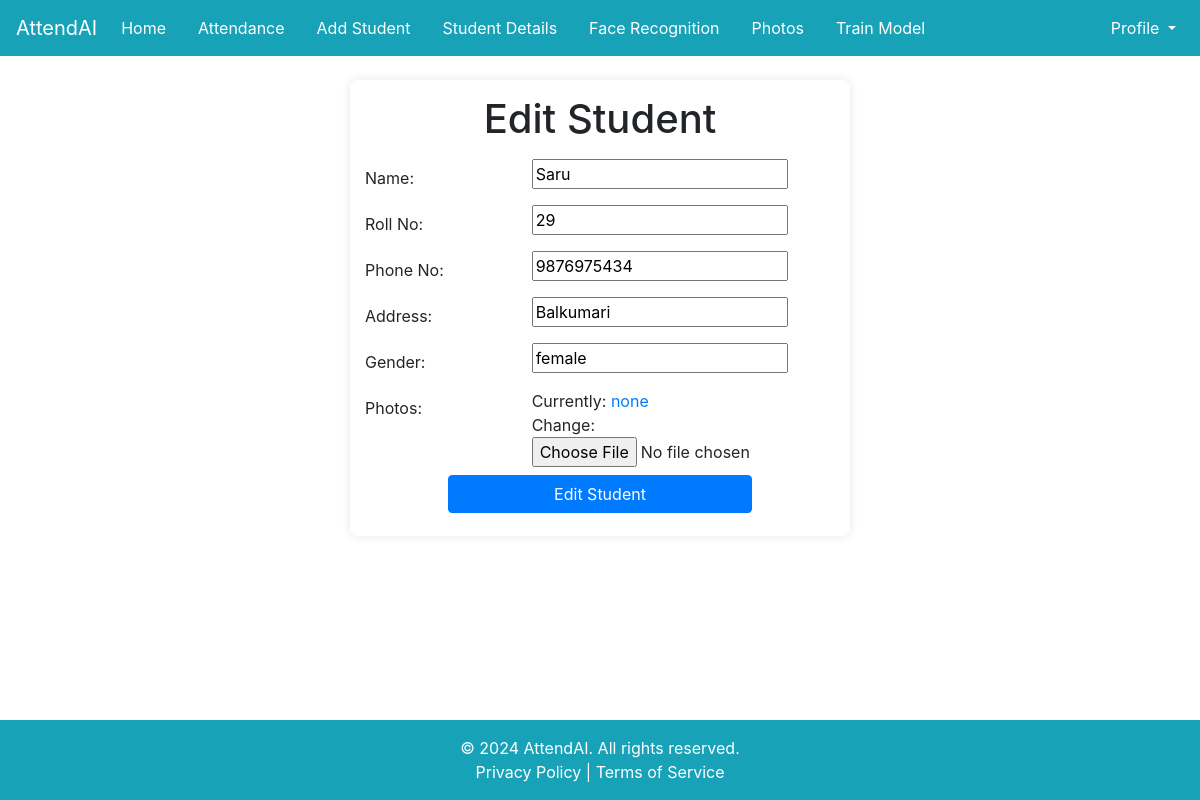
Screenshot of /edit/29/ with the database file from the repository.
### myapp/models.py (models this page shows)
class Student(models.Model):
    user = models.ForeignKey(User ,on_delete=models.SET_NULL,null=True, blank=True)
    name=models.CharField(max_length=70)
    rollno=models.IntegerField(unique=True)
    phoneno=models.IntegerField()
    address=models.CharField(max_length=100)
    gender=models.CharField(max_length=100)
    photo = models.ImageField(upload_to='student_photos/',default='none')
    is_present = models.BooleanField(default=False)

### myapp/views.py (the view)
# urls.py: path('edit/<int:rollno>/',views.edit, name='edit'),
def edit(request, rollno):
    obj = Student.objects.get(rollno=rollno)
    form = StudentRegistration(instance=obj)
    if request.method == 'POST':
        form = StudentRegistration(request.POST, instance=obj)
        if form.is_valid():
            form.save()
            return redirect('details')
    template_name = 'editstud.html'
    context = {'form': form}
    return render(request, template_name, context)

### myapp/forms.py
class StudentRegistration(forms.ModelForm):
    GENDER_CHOICES = [
        ('M', 'Male'),
        ('F', 'Female'),
    ]
    class Meta:
        model = Student
        fields = ['name', 'rollno', 'phoneno','address','gender','photo']

### templates/editstud.html (shortened to what this page needs)
    {% extends 'base.html' %}
    {% block content %}
    <div class="container-fluid center-form">
        <div class="form-container">
            <h1 class="text-center">Edit Student</h1>
            <form method="post" class="mt-3">
                <div class="form-group row">
                    <label for="id_name" class="col-sm-4 col-form-label">Name:</label>
                    <div class="col-sm-8">
                        {{ form.name }}
                    </div>
                </div>
                <div class="form-group row">
                    <label for="id_rollno" class="col-sm-4 col-form-label">Roll No:</label>
                    <div class="col-sm-8">
                        {{ form.rollno }}
                    </div>
                </div>
                <div class="form-group row">
                    <label for="id_phoneno" class="col-sm-4 col-form-label">Phone No:</label>
                    <div class="col-sm-8">
                        {{ form.phoneno }}
                    </div>
                </div>
                <div class="form-group row">
                    <label for="id_address" class="col-sm-4 col-form-label">Address:</label>
                    <div class="col-sm-8">
                        {{ form.address }}
                    </div>
                </div>
                <div class="form-group row">
                    <label for="id_gender" class="col-sm-4 col-form-label">Gender:</label>
                    <div class="col-sm-8">
                        {{ form.gender }}
                    </div>
                </div>
                <div class="form-group row">
                    <label for="id_gender" class="col-sm-4 col-form-label">Photos:</label>
                    <div class="col-sm-8">
                        {{ form.photo }}
                    </div>
                </div>
                <div class="form-group row justify-content-center">
                    <div class="col-sm-8">
                        <button type="submit" class="btn btn-primary btn-block">Edit Student</button>
                    </div>
                </div>
            </form>
        </div>
    </div>
    {% endblock content %}

### templates/base.html (style rules this page uses)
html, body { height: 100%; }
body { display: flex; flex-direction: column; }

### templates/editstud.html (style rules this page uses)
body { background-image: url('https://plus.unsplash.com/premium_photo-1683121710572-7723bd2e235d?q=80&w=2232&auto=format&fit=crop&ixlib=rb-4.0.3&ixid=M3wxMjA3fDB8MHxwaG90by1wYWdlfHx8fGVufDB8fHx8fA%3D%3D'); background-size: cover; background-position: center; background-repeat: no-repeat; background-attachment: fixed; opacity: 1.0; }
.form-container { max-width: 500px; margin: auto; background-color: rgba(255, 255, 255, 0.9); padding: 15px; border-radius: 8px; box-shadow: 0px 0px 10px rgba(0, 0, 0, 0.1); }
.form-group { margin-bottom: 0.5rem; }
.form-group label { margin-bottom: 0; }
.btn { padding: 0.375rem 0.75rem; }

### rows the page displays
Student: name "Saru", rollno "29", phoneno "9876975434", address "Balkumari", gender "female"
